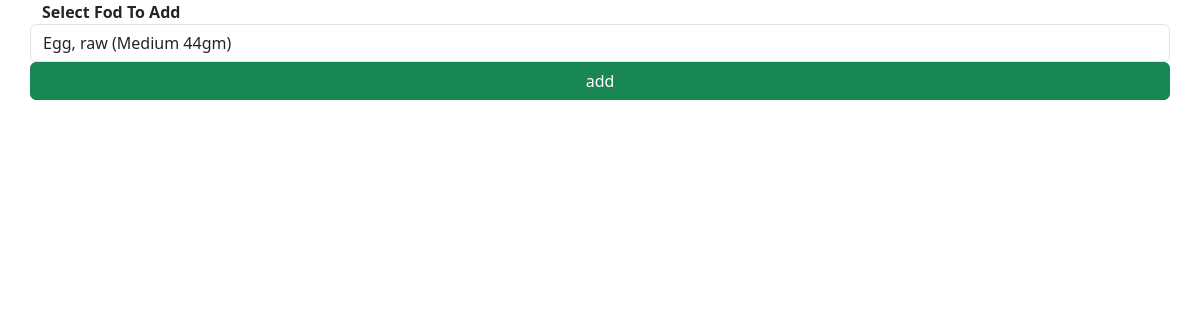
Page / (signed in) on the earlier database version.
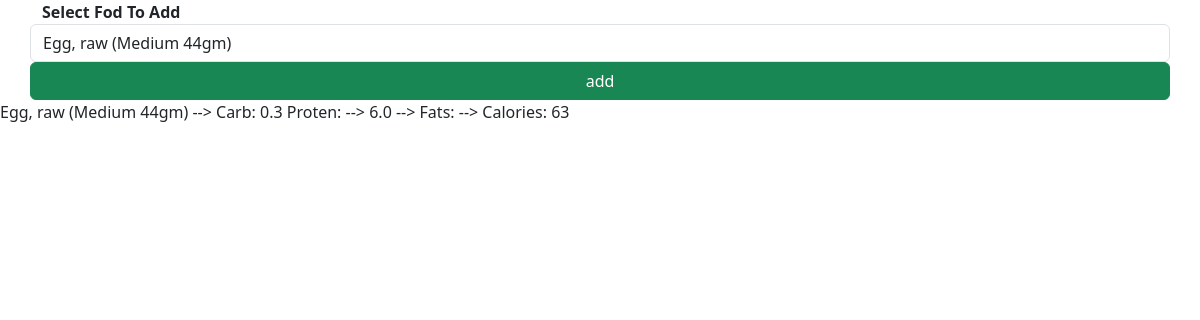
Same page on the later database version.
### myapp/models.py (models this page shows, shortened)
class Consume(models.Model):
    user = models.ForeignKey(User, on_delete=models.CASCADE)
    food_consumed = models.ForeignKey(Food, on_delete=models.CASCADE)

class Food(models.Model):
    name = models.CharField(max_length=100)
    carbs = models.FloatField()
    protein = models.FloatField()
    fats = models.FloatField()
    calories = models.IntegerField()

### myapp/views.py (the view)
# urls.py: path('', views.index, name='index'),
def index(request):
    if request.method=='POST':
        food_consumed = request.POST['food_consumed']
        consume = Food.objects.get(name=food_consumed)
        user = request.user
        consume = Consume(user=user, food_consumed=consume)
        consume.save()
        foods = Food.objects.all()
    else:
        foods = Food.objects.all()
    consumed_food = Consume.objects.filter(user=request.user)
    return render(request,'myapp/index.html', {'foods':foods, 'consumed_food':consumed_food})

### myapp/templates/myapp/index.html (shortened to what this page needs)
<!DOCTYPE html>
<html lang="en">
<head>
    <link href="https://cdn.jsdelivr.net/npm/bootstrap@5.3.0/dist/css/bootstrap.min.css" rel="stylesheet">
</head>
<body>
    <div class="container">
        <div class="row">
            <div class="col-md-12">
                <form method="POST">
                    <div class="form-group row">
                        {% if user.is_authenticated %}
                        <label class=""col-md-2>
                            <b>Select Fod To Add</b>
                        </label>
                        <select class="col-md-6 form-control" name="food_consumed" id="food_consumed">
                            {% for food in foods %}
                            <option value="{{ food.name }}">{{ food.name }}</option>
                            {% endfor %}
                        </select>
                        <button class="btn btn-success" type="sumbit">add</button>
                    </div>
                </form>
            </div>
        </div>
    </div>
        {% for c in consumed_food %}
            {{ c.food_consumed.name }} --> Carb: {{ c.food_consumed.carbs }} Proten: --> {{ c.food_consumed.protein }} --> Fats: {{ c.food_consumed.fat }} --> Calories: {{ c.food_consumed.calories }} <br>
        {% endfor %}
    {% endif %}
</body>
</html>

Differences in the rows shown:
added Consume: food_consumed.name "Egg, raw (Medium 44gm)", food_consumed.carbs "0.3", food_consumed.protein "6.0", food_consumed.calories "63"
